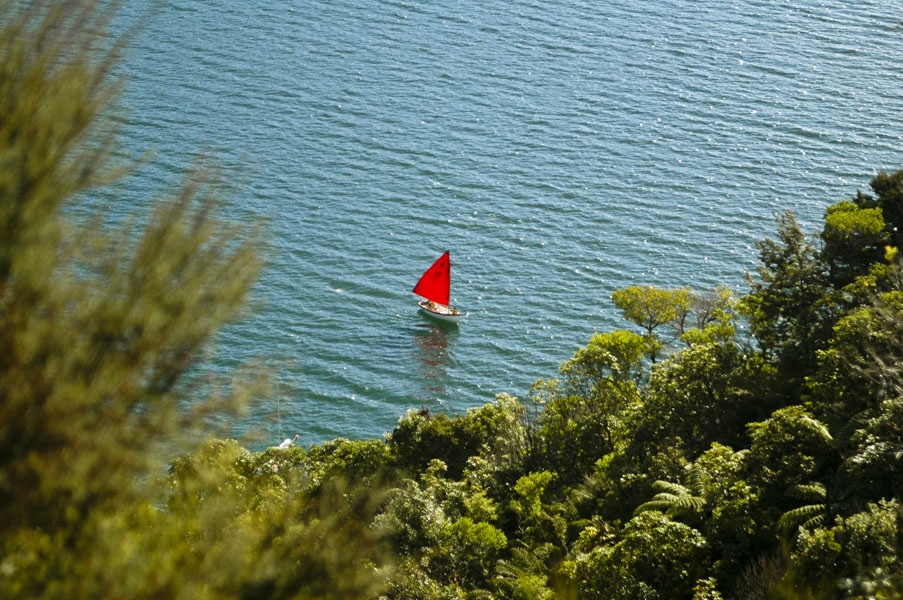
#> input picture bootcamp/2_image_manipulation/New_Zealand_Boat.jpg, 903 x 600 px
$ jupyter execute --allow-errors manipulation101.ipynb   (shell and % lines are left out)
#> lines starting #> are read from the running program, lines starting #| are printed output that depends on the picture
# Image manipulation

- Accessing and manipulationg image pixels.
- image resizing.
- cropping
- flipping

[cell 1]
import os
import cv2 as cv
import numpy as np
import matplotlib.pyplot as plt

from zipfile import ZipFile
from urllib.request import urlretrieve

from IPython.display import Image

## Download data

[cell 2]
def download_and_unzip(url, save_path):
    print(f"Downloading and extracting assests....", end="")

    # Downloading zip file using urllib package.
    urlretrieve(url, save_path)
#> (this line was passed over: the network is not available in this run)

    try:
        # Extracting zip file using the zipfile package.
        with ZipFile(save_path) as z:
            # Extract ZIP file contents in the same directory.
            z.extractall(os.path.split(save_path)[0])

        print("Done")

    except Exception as e:
        print("\nInvalid file.", e)

[cell 3]
URL = r"https://www.dropbox.com/s/rys6f1vprily2bg/opencv_bootcamp_assets_NB2.zip?dl=1"

asset_zip_path = os.path.join(os.getcwd(), f"opencv_bootcamp_assets_NB2.zip")

# Download if assest ZIP does not exists.
if not os.path.exists(asset_zip_path):
    download_and_unzip(URL, asset_zip_path)

## Accessing and modifying pixels

[cell 4]
check_img = cv.imread('checkerboard_18x18.png', 0)

plt.imshow(check_img, cmap='gray');
#> (this line was passed over: IPython is not available in this run)

[cell 5]
print(check_img)
#| None

#> (a cell that did not finish here is left out)

#> (a cell that did not finish here is left out)

#> (a cell that did not finish here is left out)

#> (a cell that did not finish here is left out)

#> (a cell that did not finish here is left out)

#> (a cell that did not finish here is left out)

## Cropping Images

[cell 12]
boat_img = cv.imread('New_Zealand_Boat.jpg',1)
#> boat_img is the input picture: shape (600, 903, 3); mean B, G, R 96.6, 115, 98
boat = boat_img[:, :, ::-1]
plt.imshow(boat);
#> (this line was passed over: IPython is not available in this run)

[cell 13]
boat_cropped = boat[200:400, 200:800]
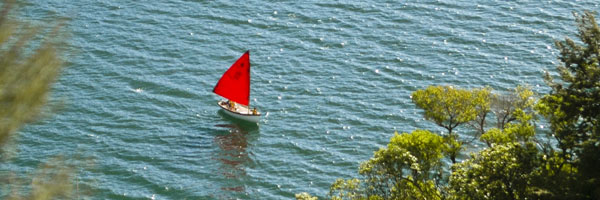
#> boat_cropped: shape (200, 600, 3); mean R, G, B 108.7, 134.3, 127.2
plt.imshow(boat_cropped);
#> (this line was passed over: IPython is not available in this run)

## Resizing Images

- resize the images using the `cv.resize()`

- which takes input image, desired size, fx, fy for scaling factor. and interpolation.

### Method1: using the fx,fy

[cell 14]
resized_img = cv.resize(boat_cropped, None, fx=2, fy=2)
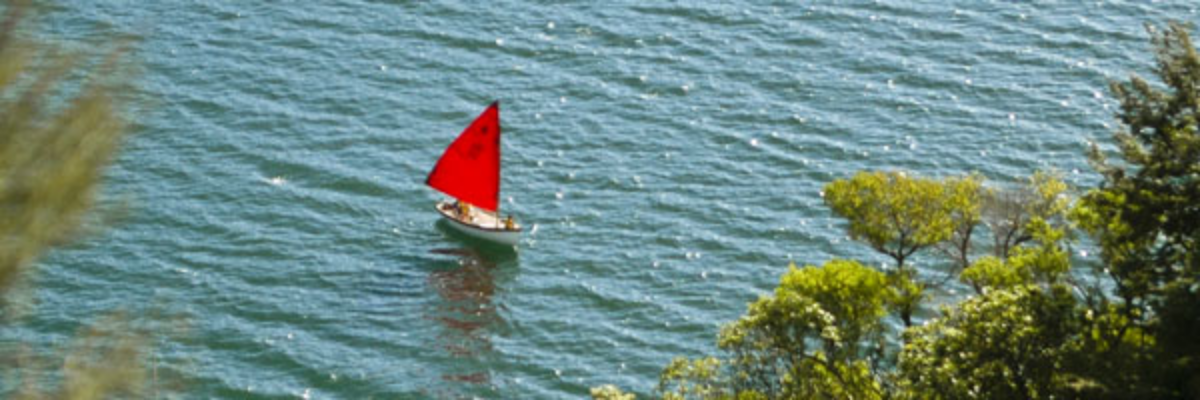
#> resized_img: shape (400, 1200, 3); mean R, G, B 108.7, 134.2, 127.1
plt.imshow(resized_img);
#> (this line was passed over: IPython is not available in this run)

the above image is doubled the size using the resize method. see the scalinf of x,y axes in above images and this image.

we used the fx, fy=2 for dobuling image size.

### method 2: resize to exact size

[cell 15]
w = 500
h = 100

dim = (w,h)

resized_img1 = cv.resize(boat_cropped, dsize=dim, interpolation=cv.INTER_AREA)
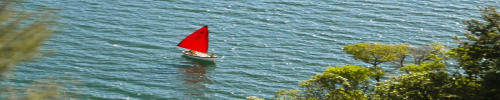
#> resized_img1: shape (100, 500, 3); mean R, G, B 108.7, 134.3, 127.2
plt.imshow(resized_img1);
#> (this line was passed over: IPython is not available in this run)

the output of the image is resized down to half of cropped boat image, using the `interpolation=cv.INTER_AREA`

### method 3: resizing while maintaining aspect ratio.

[cell 16]
w1 = 100
aspect_ratio = w1/boat_cropped.shape[1]
#> aspect_ratio = 0.167
h1 = int(boat_cropped.shape[0]*aspect_ratio)
#> h1 = 33

dim1 = (w1,h1)
#> dim1 = (100, 33)

resized_img2 = cv.resize(boat_cropped, dsize=dim1, interpolation=cv.INTER_AREA)
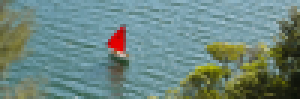
#> resized_img2: shape (33, 100, 3) (shown 3 times larger); mean R, G, B 108.7, 134.3, 127.2
plt.imshow(resized_img2);
#> (this line was passed over: IPython is not available in this run)

$ run again, with bootcamp/3_image_annotation/Apollo_11_Launch.jpg copied over bootcamp/2_image_manipulation/New_Zealand_Boat.jpg
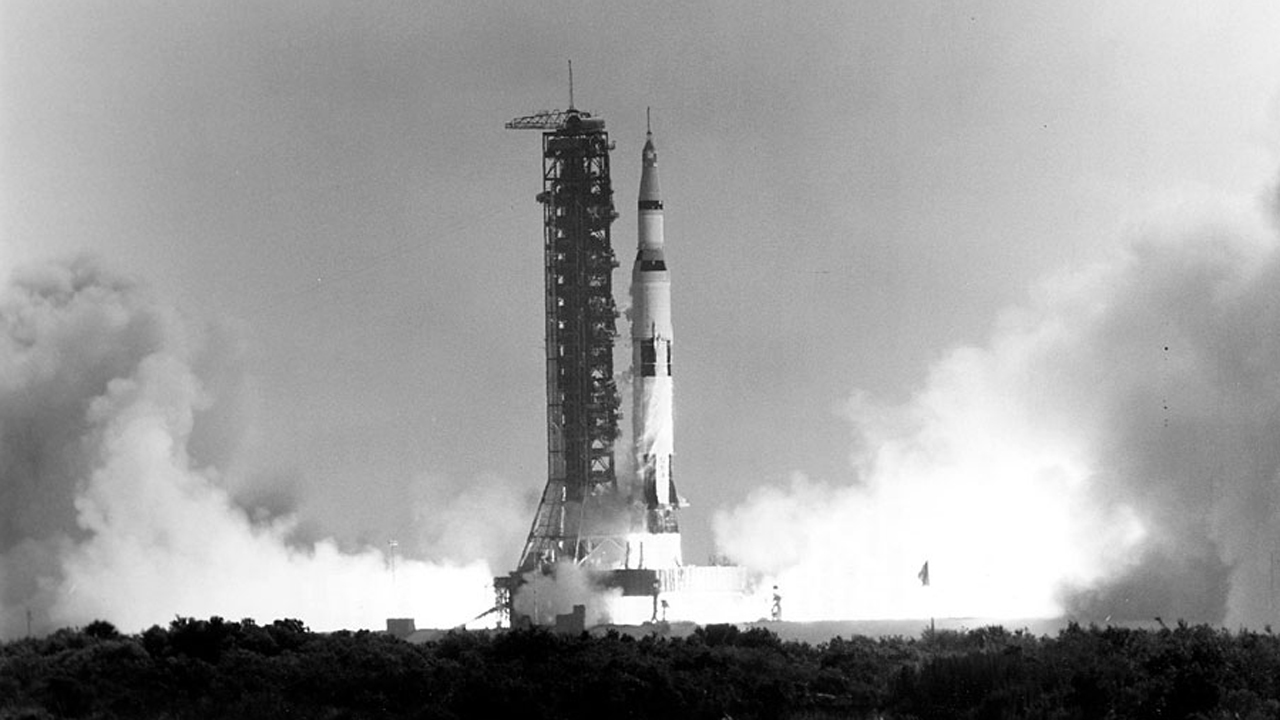
#> input picture bootcamp/3_image_annotation/Apollo_11_Launch.jpg, 1280 x 720 px
#| None
#> boat_img is the input picture: shape (720, 1280, 3); min 0, max 255, mean 156.2
#> `resized_img1 = cv.resize(boat_cropped, dsize=dim, interpolation=cv.INT..`:
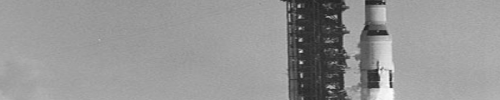
#> resized_img1: shape (100, 500, 3); min 30, max 252, mean 148.4
#> `resized_img2 = cv.resize(boat_cropped, dsize=dim1, interpolation=cv.IN..`:
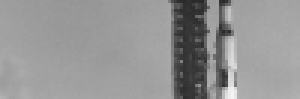
#> resized_img2: shape (33, 100, 3) (shown 3 times larger); min 40, max 245, mean 148.4

$ run again, with bootcamp/4_image_enhancement/New_Zealand_Coast.jpg copied over bootcamp/2_image_manipulation/New_Zealand_Boat.jpg
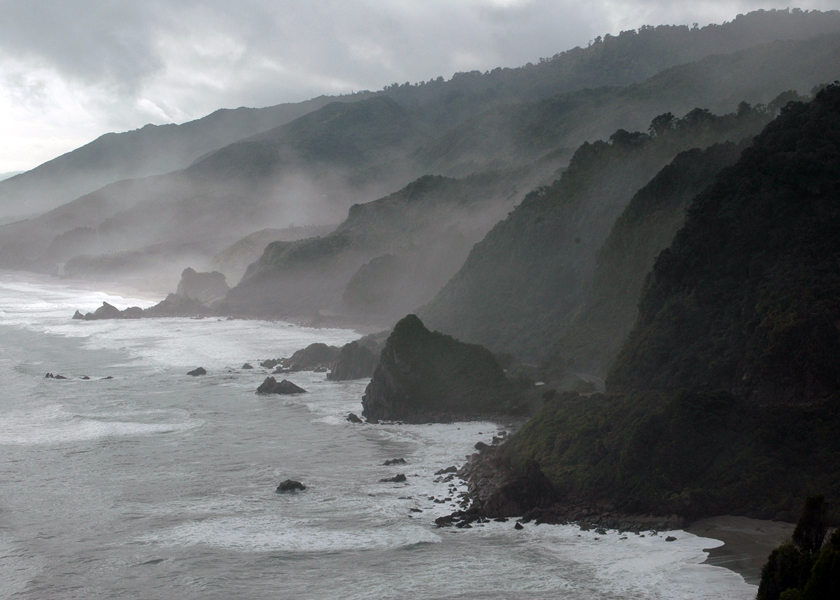
#> input picture bootcamp/4_image_enhancement/New_Zealand_Coast.jpg, 840 x 600 px
#| None
#> boat_img is the input picture: shape (600, 840, 3); mean B, G, R 115.2, 113.8, 110.9
#> `boat_cropped = boat[200:400, 200:800]`:
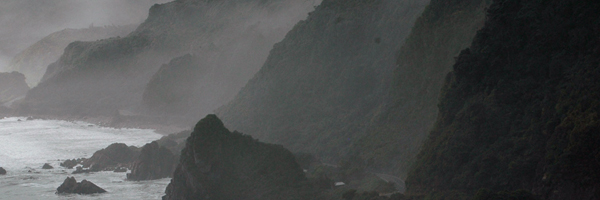
#> boat_cropped: shape (200, 600, 3); mean R, G, B 78, 79.7, 79.6
#> `resized_img1 = cv.resize(boat_cropped, dsize=dim, interpolation=cv.INT..`:
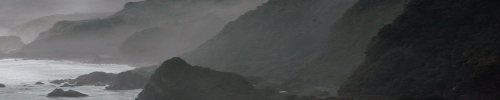
#> resized_img1: shape (100, 500, 3); mean R, G, B 78, 79.7, 79.6
